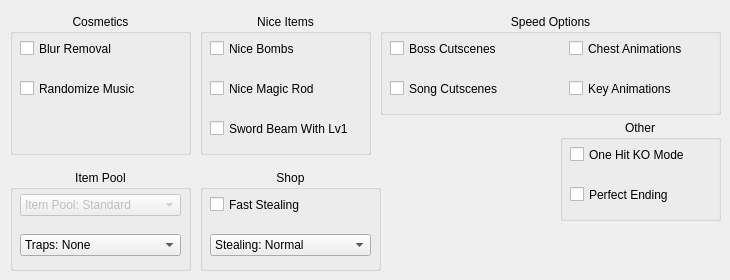
      <widget class="QWidget" name="tab_7">
       <attribute name="title">
        <string>Extra Settings</string>
       </attribute>
       <widget class="QGroupBox" name="groupBox_8">
        <property name="geometry">
         <rect>
          <x>200</x>
          <y>14</y>
          <width>171</width>
          <height>141</height>
         </rect>
        </property>
        <property name="title">
         <string>Nice Items</string>
        </property>
        <property name="alignment">
         <set>Qt::AlignHCenter|Qt::AlignTop</set>
        </property>
        <widget class="QCheckBox" name="lv1BeamCheck">
         <property name="geometry">
          <rect>
           <x>10</x>
           <y>104</y>
           <width>151</width>
           <height>21</height>
          </rect>
         </property>
         <property name="whatsThis">
          <string>Allows you to beam slash with the Lv1 Sword. Still requires full health</string>
         </property>
         <property name="text">
          <string>Sword Beam With Lv1</string>
         </property>
        </widget>
        <widget class="QCheckBox" name="niceRodCheck">
         <property name="geometry">
          <rect>
           <x>10</x>
           <y>64</y>
           <width>151</width>
           <height>21</height>
          </rect>
         </property>
         <property name="whatsThis">
          <string>Removes the cooldown on the Magic Rod, resulting in a greater firing rate</string>
         </property>
         <property name="text">
          <string>Nice Magic Rod</string>
         </property>
        </widget>
        <widget class="QCheckBox" name="niceBombsCheck">
         <property name="geometry">
          <rect>
           <x>10</x>
           <y>24</y>
           <width>151</width>
           <height>21</height>
          </rect>
         </property>
         <property name="whatsThis">
          <string>Allows you to rapidly place down bombs with no cooldown</string>
         </property>
         <property name="text">
          <string>Nice Bombs</string>
         </property>
        </widget>
       </widget>
       <widget class="QGroupBox" name="groupBox_7">
        <property name="geometry">
         <rect>
          <x>10</x>
          <y>170</y>
          <width>181</width>
          <height>101</height>
         </rect>
        </property>
        <property name="title">
         <string>Item Pool</string>
        </property>
        <property name="alignment">
         <set>Qt::AlignHCenter|Qt::AlignTop</set>
        </property>
        <widget class="QComboBox" name="trapsComboBox">
         <property name="geometry">
          <rect>
           <x>10</x>
           <y>64</y>
           <width>161</width>
           <height>22</height>
          </rect>
         </property>
         <property name="whatsThis">
          <string>This controls how many custom traps get added to the item pool</string>
         </property>
         <property name="editable">
          <bool>false</bool>
         </property>
         <property name="currentIndex">
          <number>0</number>
         </property>
         <property name="placeholderText">
          <string/>
         </property>
         <item>
          <property name="text">
           <string>Traps: None</string>
          </property>
         </item>
         <item>
          <property name="text">
           <string>Traps: Few</string>
          </property>
         </item>
         <item>
          <property name="text">
           <string>Traps: Several</string>
          </property>
         </item>
         <item>
          <property name="text">
           <string>Traps: Many</string>
          </property>
         </item>
         <item>
          <property name="text">
           <string>Traps: Trapsanity</string>
          </property>
         </item>
        </widget>
        <widget class="QComboBox" name="poolComboBox">
         <property name="enabled">
          <bool>false</bool>
         </property>
         <property name="geometry">
          <rect>
           <x>10</x>
           <y>24</y>
           <width>161</width>
           <height>22</height>
          </rect>
         </property>
         <property name="whatsThis">
          <string>This controls what items can be found in the randomizer</string>
         </property>
         <property name="editable">
          <bool>false</bool>
         </property>
         <property name="currentIndex">
          <number>1</number>
         </property>
         <property name="placeholderText">
          <string/>
         </property>
         <item>
          <property name="text">
           <string>Item Pool: Plentiful</string>
          </property>
         </item>
         <item>
          <property name="text">
           <string>Item Pool: Standard</string>
          </property>
         </item>
         <item>
          <property name="text">
           <string>Item Pool: Reduced</string>
          </property>
         </item>
        </widget>
       </widget>
       <widget class="QGroupBox" name="groupBox_10">
        <property name="geometry">
         <rect>
          <x>10</x>
          <y>14</y>
          <width>181</width>
          <height>141</height>
         </rect>
        </property>
        <property name="title">
         <string>Cosmetics</string>
        </property>
        <property name="alignment">
         <set>Qt::AlignHCenter|Qt::AlignTop</set>
        </property>
        <widget class="QCheckBox" name="musicCheck">
         <property name="enabled">
          <bool>true</bool>
         </property>
         <property name="geometry">
          <rect>
           <x>10</x>
           <y>64</y>
           <width>131</width>
           <height>21</height>
          </rect>
         </property>
         <property name="font">
          <font>
           <pointsize>9</pointsize>
           <strikeout>false</strikeout>
          </font>
         </property>
         <property name="toolTip">
          <string/>
         </property>
         <property name="whatsThis">
          <string>Randomizes music</string>
         </property>
         <property name="text">
          <string>Randomize Music</string>
         </property>
         <property name="checkable">
          <bool>true</bool>
         </property>
        </widget>
        <widget class="QCheckBox" name="blurCheck">
         <property name="geometry">
          <rect>
           <x>10</x>
           <y>24</y>
           <width>131</width>
           <height>21</height>
          </rect>
         </property>
         <property name="whatsThis">
          <string>Removes the blur around the edges of the screen</string>
         </property>
         <property name="text">
          <string>Blur Removal</string>
         </property>
        </widget>
       </widget>
       <widget class="QGroupBox" name="groupBox_11">
        <property name="geometry">
         <rect>
          <x>380</x>
          <y>14</y>
          <width>341</width>
          <height>101</height>
         </rect>
        </property>
        <property name="title">
         <string>Speed Options</string>
        </property>
        <property name="alignment">
         <set>Qt::AlignHCenter|Qt::AlignTop</set>
        </property>
        <widget class="QCheckBox" name="bossCutscenesCheck">
         <property name="enabled">
          <bool>true</bool>
         </property>
         <property name="geometry">
          <rect>
           <x>10</x>
           <y>24</y>
           <width>151</width>
           <height>21</height>
          </rect>
         </property>
         <property name="font">
          <font>
           <pointsize>9</pointsize>
           <strikeout>false</strikeout>
          </font>
         </property>
         <property name="toolTip">
          <string/>
         </property>
         <property name="whatsThis">
          <string>Sets all boss cutscenes to have already been watched</string>
         </property>
         <property name="text">
          <string>Boss Cutscenes</string>
         </property>
         <property name="checkable">
          <bool>true</bool>
         </property>
        </widget>
        <widget class="QCheckBox" name="songsCheck">
         <property name="geometry">
          <rect>
           <x>10</x>
           <y>64</y>
           <width>151</width>
           <height>21</height>
          </rect>
         </property>
         <property name="font">
          <font>
           <pointsize>9</pointsize>
           <strikeout>false</strikeout>
          </font>
         </property>
         <property name="toolTip">
          <string/>
         </property>
         <property name="whatsThis">
          <string>Skips the song learning animations and instead just immediately gives the item</string>
         </property>
         <property name="text">
          <string>Song Cutscenes</string>
         </property>
         <property name="checkable">
          <bool>true</bool>
         </property>
        </widget>
        <widget class="QCheckBox" name="chestAnimationsCheck">
         <property name="enabled">
          <bool>true</bool>
         </property>
         <property name="geometry">
          <rect>
           <x>189</x>
           <y>24</y>
           <width>151</width>
           <height>21</height>
          </rect>
         </property>
         <property name="font">
          <font>
           <pointsize>9</pointsize>
           <strikeout>false</strikeout>
          </font>
         </property>
         <property name="toolTip">
          <string/>
         </property>
         <property name="whatsThis">
          <string>Speeds up the animation when a chest appears</string>
         </property>
         <property name="text">
          <string>Chest Animations</string>
         </property>
         <property name="checkable">
          <bool>true</bool>
         </property>
        </widget>
        <widget class="QCheckBox" name="keyAnimationsCheck">
         <property name="enabled">
          <bool>true</bool>
         </property>
         <property name="geometry">
          <rect>
           <x>189</x>
           <y>64</y>
           <width>151</width>
           <height>21</height>
          </rect>
         </property>
         <property name="font">
          <font>
           <pointsize>9</pointsize>
           <strikeout>false</strikeout>
          </font>
         </property>
         <property name="toolTip">
          <string/>
         </property>
         <property name="whatsThis">
          <string>Speeds up the animation when keys drop from the ceiling</string>
         </property>
         <property name="text">
          <string>Key Animations</string>
         </property>
         <property name="checkable">
          <bool>true</bool>
         </property>
        </widget>
       </widget>
       <widget class="QGroupBox" name="groupBox_12">
        <property name="geometry">
         <rect>
          <x>200</x>
          <y>170</y>
          <width>181</width>
          <height>101</height>
         </rect>
        </property>
        <property name="title">
         <string>Shop</string>
        </property>
        <property name="alignment">
         <set>Qt::AlignHCenter|Qt::AlignTop</set>
        </property>
        <widget class="QCheckBox" name="stealingCheck">
         <property name="geometry">
          <rect>
           <x>10</x>
           <y>24</y>
           <width>151</width>
           <height>21</height>
          </rect>
         </property>
         <property name="toolTip">
          <string/>
         </property>
         <property name="whatsThis">
          <string>The shopkeeper will not kill you after stealing</string>
         </property>
         <property name="text">
          <string>Fast Stealing</string>
         </property>
        </widget>
        <widget class="QComboBox" name="stealingComboBox">
         <property name="geometry">
          <rect>
           <x>10</x>
           <y>64</y>
           <width>161</width>
           <height>22</height>
          </rect>
         </property>
         <property name="whatsThis">
          <string>This controls the requirement for stealing from the shop&lt;br&gt;&lt;/br&gt;Normal means that Sword is required</string>
         </property>
         <property name="editable">
          <bool>false</bool>
         </property>
         <property name="currentIndex">
          <number>2</number>
         </property>
         <property name="placeholderText">
          <string/>
         </property>
         <item>
          <property name="text">
           <string>Stealing: Always</string>
          </property>
         </item>
         <item>
          <property name="text">
           <string>Stealing: Never</string>
          </property>
         </item>
         <item>
          <property name="text">
           <string>Stealing: Normal</string>
          </property>
         </item>
        </widget>
       </widget>
       <widget class="QGroupBox" name="groupBox_13">
        <property name="geometry">
         <rect>
          <x>560</x>
          <y>120</y>
          <width>161</width>
          <height>101</height>
         </rect>
        </property>
        <property name="title">
         <string>Other</string>
        </property>
        <property name="alignment">
         <set>Qt::AlignHCenter|Qt::AlignTop</set>
        </property>
        <widget class="QCheckBox" name="ohkoCheck">
         <property name="geometry">
          <rect>
           <x>10</x>
           <y>24</y>
           <width>141</width>
           <height>21</height>
          </rect>
         </property>
         <property name="whatsThis">
          <string>Link will die in a single hit</string>
         </property>
         <property name="text">
          <string>One Hit KO Mode</string>
         </property>
        </widget>
        <widget class="QCheckBox" name="perfectEndingCheck">
         <property name="geometry">
          <rect>
           <x>10</x>
           <y>64</y>
           <width>151</width>
           <height>21</height>
          </rect>
         </property>
         <property name="whatsThis">
          <string>Forces the perfect ending to be displayed at the end of the game.&lt;br&gt;&lt;b&gt;&lt;u&gt;WARNING : Disables the death counter&lt;/u&gt;&lt;/b&gt;</string>
         </property>
         <property name="text">
          <string>Perfect Ending</string>
         </property>
        </widget>
       </widget>
      </widget>
